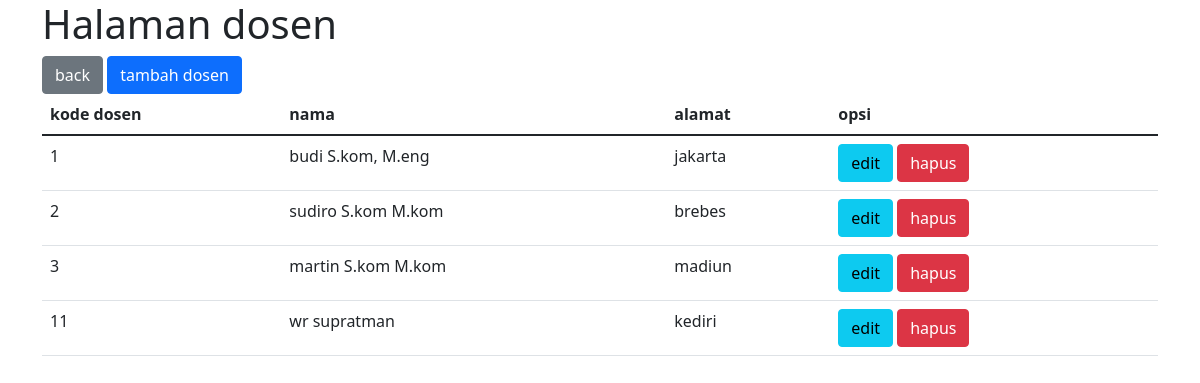
/dosen (signed in), run on an earlier commit of the app's database.
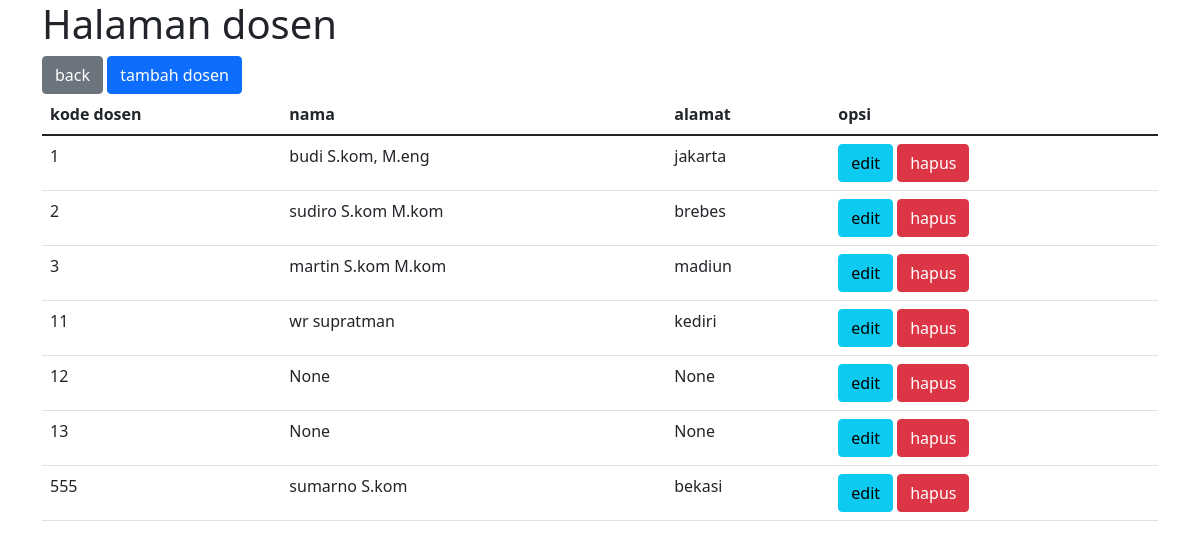
And on a later commit of the database.
### models.py (models this page shows)
class kd_dosen(UserMixin, db.Model):
    kd_dosen = db.Column(db.Integer, primary_key=True) # primary keys are required by SQLAlchemy
    nama = db.Column(db.String(100))
    alamat = db.Column(db.String(100))

### main.py (the view)
@main.route('/dosen',methods=['GET', 'PUT', 'DELETE']) # profile page that return 'profile'
@login_required
def dosen():
    dosen = kd_dosen.query.all()
    return render_template('halaman_dosen.html', dosen=dosen)

### templates/halaman_dosen.html (shortened to what this page needs)
<!doctype html>
<html lang="en">
  <head>
    <link href="https://cdn.jsdelivr.net/npm/bootstrap@5.1.3/dist/css/bootstrap.min.css" rel="stylesheet">
  </head>
  <body>
    <div class="container">
        <h1>Halaman dosen</h1>
        <a class="btn btn-secondary" href="/dashboard" role="button">back</a>
        <a class="btn btn-primary" href="/dosen/tambah" role="button">tambah dosen</a>
        <table class="table">
          <thead>
            <tr>
              <th scope="col">kode dosen</th>
              <th scope="col">nama</th>
              <th scope="col">alamat</th>
              <th scope="col">opsi</th>
            </tr>
          </thead>
          <tbody>
            {% for item in dosen %}
            <tr>
              <td>{{item.kd_dosen}}</td>
              <td>{{item.nama}}</td>
              <td>{{item.alamat}}</td>
              <td><a class="btn btn-info" href="#" role="button">edit</a>
                <a class="btn btn-danger" href="#" role="button">hapus</a>
              </td>
            </tr>
            {% endfor %}
          </tbody>
        </table>
    </div>
  </body>
</html>

What changed in the data, as far as the page shows it:
added kd_dosen: kd_dosen "12", nama "None", alamat "None"
added kd_dosen: kd_dosen "13", nama "None", alamat "None"
added kd_dosen: kd_dosen "555", nama "sumarno S.kom", alamat "bekasi"
